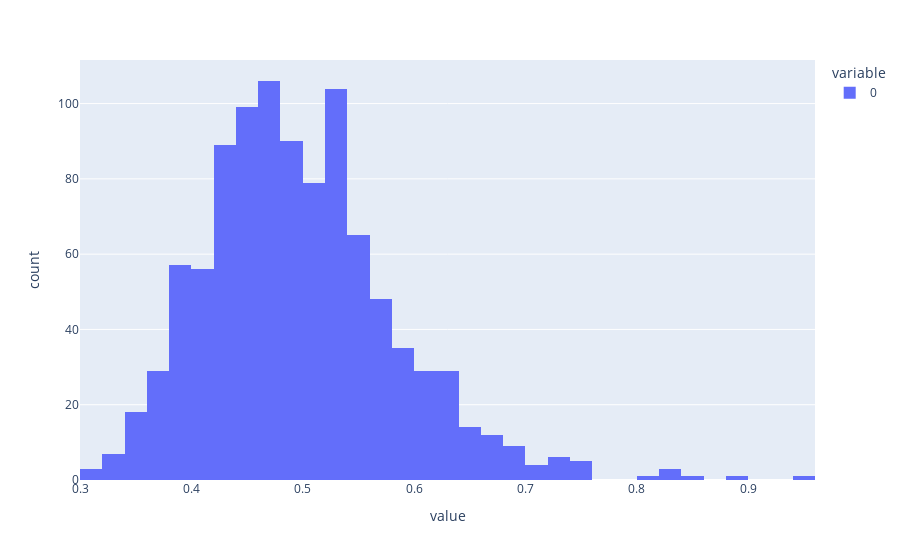

Notebook cell for this chart:
### Code cell
px.histogram(data, nbins=50)

### Figure 1 — Plotly figure (JSON) as saved in the notebook; plotly's stock layout.template omitted (floating-point values rounded to 4 significant figures; data arrays with more than 128 entries replaced by an {"elided": "..."} marker saying what was removed)
{"data": [{"alignmentgroup": "True", "bingroup": "x", "hovertemplate": "variable=0<br>value=%{x}<br>count=%{y}<extra></extra>", "legendgroup": "0", "marker": {"color": "#636efa", "pattern": {"shape": ""}}, "name": "0", "nbinsx": 50, "offsetgroup": "0", "orientation": "v", "showlegend": true, "type": "histogram", "x": {"elided": "1000 float values"}, "xaxis": "x", "yaxis": "y"}], "layout": {"barmode": "relative", "legend": {"title": {"text": "variable"}, "tracegroupgap": 0}, "margin": {"t": 60}, "xaxis": {"anchor": "y", "domain": [0, 1], "title": {"text": "value"}}, "yaxis": {"anchor": "x", "domain": [0, 1], "title": {"text": "count"}}}}
